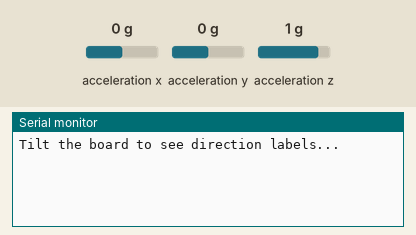
Bench run of a sketch on a simulated Arduino Nano 33 BLE. Shown: the last lines printed to the serial monitor. The inputs (shaded band) are chosen by the test bench; at power-on: acceleration x 0 g, acceleration y 0 g, acceleration z 1 g.

Above: at 1.2 s.
1.3 s: acceleration x set to -1.4 g
At 1.71 s:
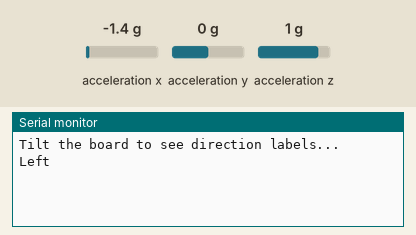
3.6 s: acceleration x set to 0.8 g
At 3.82 s:
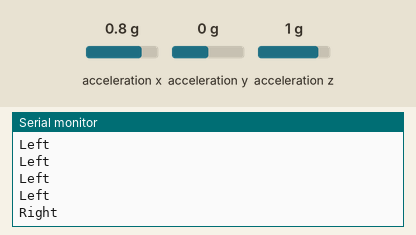

Measured:
- after the input at 1.3 s, the serial monitor: prints a new line after 0.21 s (image 1)
- after the input at 3.6 s, the serial monitor: prints a new line at once (image 2)

The sketch:

tilt_direction.ino
```cpp
// Lab 7: IMU-based Tilt Direction Labels
// Reads accelerometer X and Y axes from the LSM9DS1 IMU.
// Classifies board tilt and prints the direction label on Serial Console.

#include <Arduino_LSM9DS1.h>

const float THRESHOLD = 0.5; // g — dead zone to avoid noise near flat position

void setup() {
  Serial.begin(9600);
  while (!Serial);

  if (!IMU.begin()) {
    Serial.println("Failed to initialize IMU!");
    while (1);
  }

  Serial.println("Tilt the board to see direction labels...");
}

void loop() {
  float x, y, z;

  if (IMU.accelerationAvailable()) {
    IMU.readAcceleration(x, y, z);

    if (x > THRESHOLD) {
      Serial.println("Right");
    } else if (x < -THRESHOLD) {
      Serial.println("Left");
    } else if (y > THRESHOLD) {
      Serial.println("Front");
    } else if (y < -THRESHOLD) {
      Serial.println("Back");
    }
    // No label printed when board is flat (within dead zone)

    delay(300); // Avoid flooding Serial Console
  }
}
```
